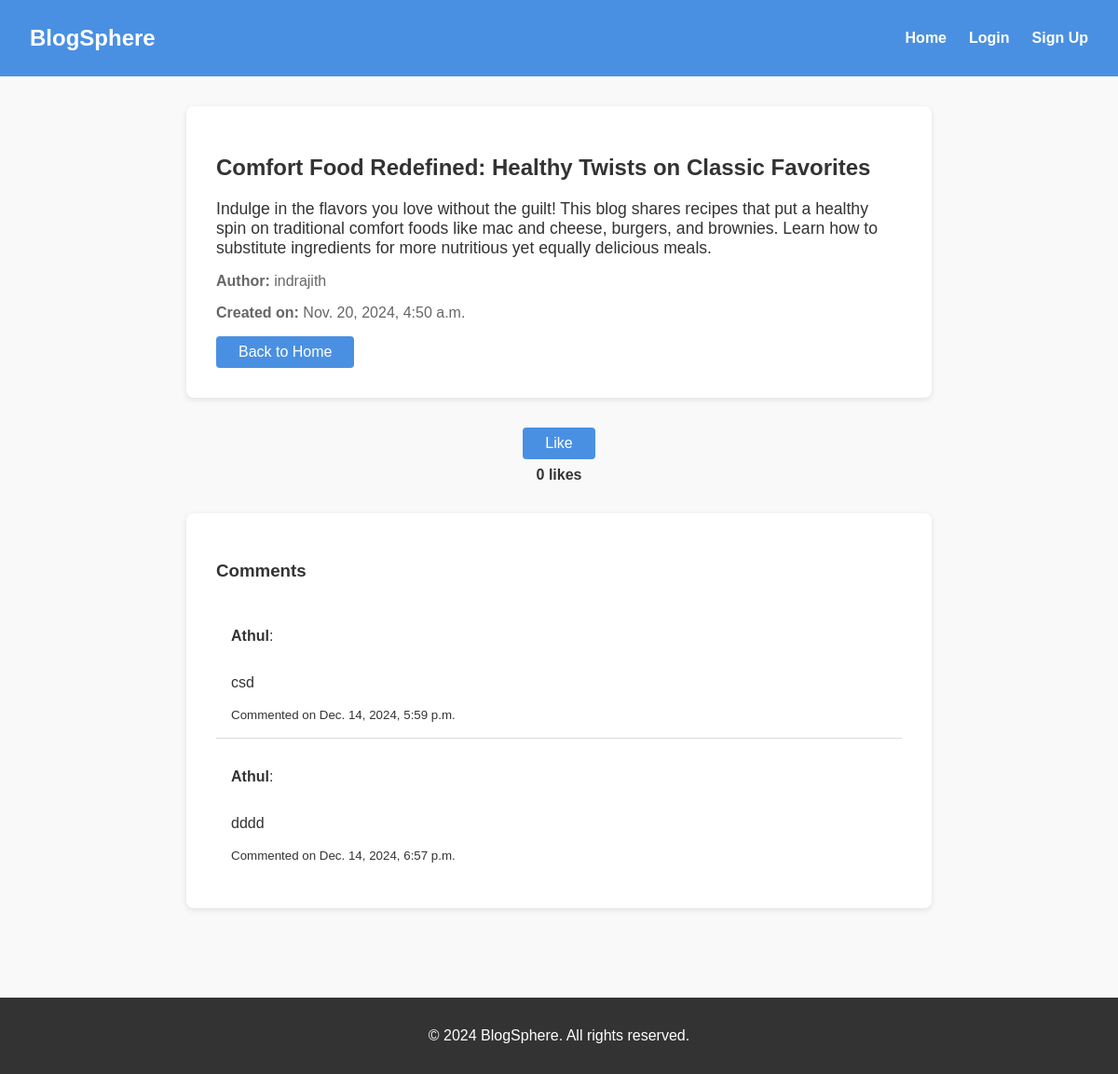
Screenshot of /post/11/ with the database file from the repository.
### myapp/models.py (models this page shows, shortened)
class Post(models.Model):
    author = models.ForeignKey(User, on_delete=models.CASCADE)  # Link each post to a user
    title = models.CharField(max_length=100)
    content = models.TextField()
    category = models.CharField(
        max_length=50,
        choices=[
            ('tech', 'Technology'),
            ('life', 'Lifestyle'),
            ('food', 'Food'),
            ('travel', 'Travel'),
        ],
        default='tech',
    )
    created_at = models.DateTimeField(auto_now_add=True)  # Automatically set when a post is created

class Comment(models.Model):
    post = models.ForeignKey(Post, on_delete=models.CASCADE, related_name='comments')
    user = models.ForeignKey(User, on_delete=models.CASCADE)
    content = models.TextField()
    commented_at = models.DateTimeField(auto_now_add=True)

### myapp/views.py (the view, shortened to what this page needs)
# urls.py: path('post/<int:post_id>/', views.post_detail, name='post_detail'),
def post_detail(request, post_id):
    post = get_object_or_404(Post, id=post_id)
    comments = post.comments.all()
    is_liked = False  # Default value for unauthenticated users
    if request.user.is_authenticated:
        is_liked = post.likes.filter(user=request.user).exists()
    context = {
        'post': post,
        'comments': comments,
        'is_liked': is_liked,
        'like_count': post.likes.count(),
        'comment_count': comments.count(),
    }
    return render(request, 'post_detail.html', context)

### myapp/templates/post_detail.html (shortened to what this page needs)
{% load static %}
<!DOCTYPE html>
<html lang="en">
<head>
    <link rel="stylesheet" href="{% static 'post_detail.css' %}">
</head>
<body>
    <header>
        <nav>
            <div class="logo">
                <h1><a href="{% url 'home' %}">BlogSphere</a></h1>
            </div>
            <ul class="nav-links">
                {% if user.is_authenticated %}
                    <li>Welcome, {{ user.username }}!</li>
                    <li><a href="{% url 'home' %}">Home</a></li>
                    <li><a href="{% url 'logout' %}">Logout</a></li>
                {% else %}
                    <li><a href="{% url 'home' %}">Home</a></li>
                    <li><a href="{% url 'login' %}">Login</a></li>
                    <li><a href="{% url 'signup' %}">Sign Up</a></li>
                {% endif %}
            </ul>
        </nav>
    </header>
    <main>
        <div class="post-detail-container">
            <h2>{{ post.title }}</h2>
            <p class="post-content">{{ post.content }}</p>
            <p class="post-meta"><strong>Author:</strong> {{ post.author.username }}</p>
            <p class="post-meta"><strong>Created on:</strong> {{ post.created_at }}</p>
            <a href="{% url 'home' %}" class="btn">Back to Home</a>
        </div>
        <div class="like-section">
            <form id="like-form" action="{% url 'like_post' post.id %}" method="post">
                <button type="submit" id="like-btn" class="btn like-btn">
                    {% if is_liked %}
                        <i class="fas fa-thumbs-down"></i> Unlike
                    {% else %}
                         Like
                    {% endif %}
                </button>
            </form>
            <p id="like-count">{{ like_count }} likes</p>
        </div>
        <div class="comments-section">
            <h3>Comments</h3>
            {% if comments %}
                <ul class="comment-list">
                    {% for comment in comments %}
                        <li class="comment-item">
                            <div class="comment-header">
                                <p><strong>{{ comment.user.username }}</strong>:</p>
                            </div>
                            <p class="comment-content">{{ comment.content }}</p>
                            <small>Commented on {{ comment.commented_at }}</small>
                        </li>
                    {% endfor %}
                </ul>
            {% else %}
                <p class="no-comments">No comments yet. Be the first to comment!</p>
            {% endif %}
        </div>
    </main>
    <footer>
        <p>&copy; 2024 BlogSphere. All rights reserved.</p>
    </footer>

### myapp/static/post_detail.css (style rules this page uses)
body { font-family: Arial, sans-serif; margin: 0; padding: 0; background-color: #f9f9f9; color: #333; }
header { background-color: #4a90e2; color: white; padding: 1rem 2rem; }
nav { display: flex; justify-content: space-between; align-items: center; }
.logo h1 { margin: 0; }
.logo a { color: white; text-decoration: none; font-size: 1.5rem; }
.nav-links { list-style: none; display: flex; gap: 1.5rem; }
.nav-links a { color: white; text-decoration: none; font-weight: bold; }
main { padding: 2rem; max-width: 800px; margin: 0 auto; }
.post-detail-container { background-color: white; border-radius: 8px; padding: 2rem; box-shadow: 0 2px 6px rgba(0, 0, 0, 0.1); margin-bottom: 2rem; }
.post-content { font-size: 1.1rem; margin-bottom: 1rem; }
.post-meta { color: #666; margin-bottom: 1rem; }
.like-section { margin-bottom: 2rem; text-align: center; }
.like-btn { background-color: #4a90e2; color: white; padding: 0.5rem 1rem; border: none; border-radius: 4px; cursor: pointer; font-size: 1rem; display: inline-flex; align-items: center; gap: 0.5rem; }
#like-count { margin-top: 0.5rem; font-weight: bold; }
.comments-section { background-color: white; border-radius: 8px; padding: 2rem; box-shadow: 0 2px 6px rgba(0, 0, 0, 0.1); margin-bottom: 2rem; }
.comment-list { list-style: none; padding: 0; margin: 0; }
.comment-item { padding: 1rem; border-bottom: 1px solid #ddd; position: relative; }
.comment-item:last-child { border-bottom: none; }
.comment-header { display: flex; justify-content: space-between; align-items: center; }
.btn { display: inline-block; padding: 0.5rem 1.5rem; background-color: #4a90e2; color: white; text-decoration: none; border-radius: 4px; border: none; cursor: pointer; font-size: 1rem; }
footer { text-align: center; padding: 1rem; background-color: #333; color: white; margin-top: 2rem; }

### rows the page displays
Post: title "Comfort Food Redefined: Healthy Twists on Classic Favorites", content "Indulge in the flavors you love without the guilt! This blog shares recipes that put a healthy spin on traditional comfort foods like mac and cheese, burgers, and brownies. Learn how to substitute ingredients for more nutritious yet equally delicious meals.", author.username "indrajith", created_at "Nov. 20, 2024, 4:50 a.m."
Comment: user.username "Athul", content "csd", commented_at "Dec. 14, 2024, 5:59 p.m."
Comment: user.username "Athul", content "dddd", commented_at "Dec. 14, 2024, 6:57 p.m."

### other values shown
{{ like_count }} "0"
